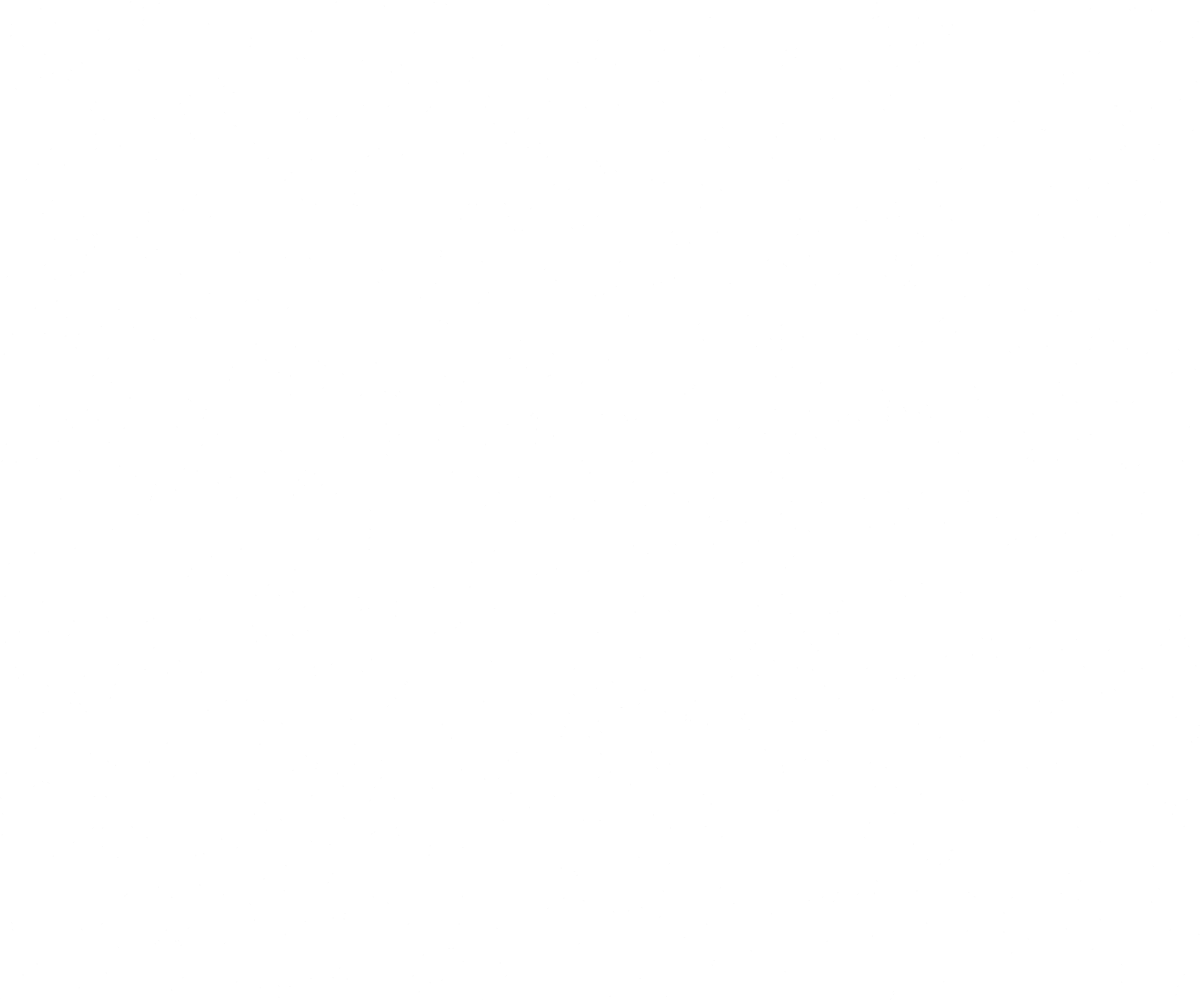
Frame 1 (no input)
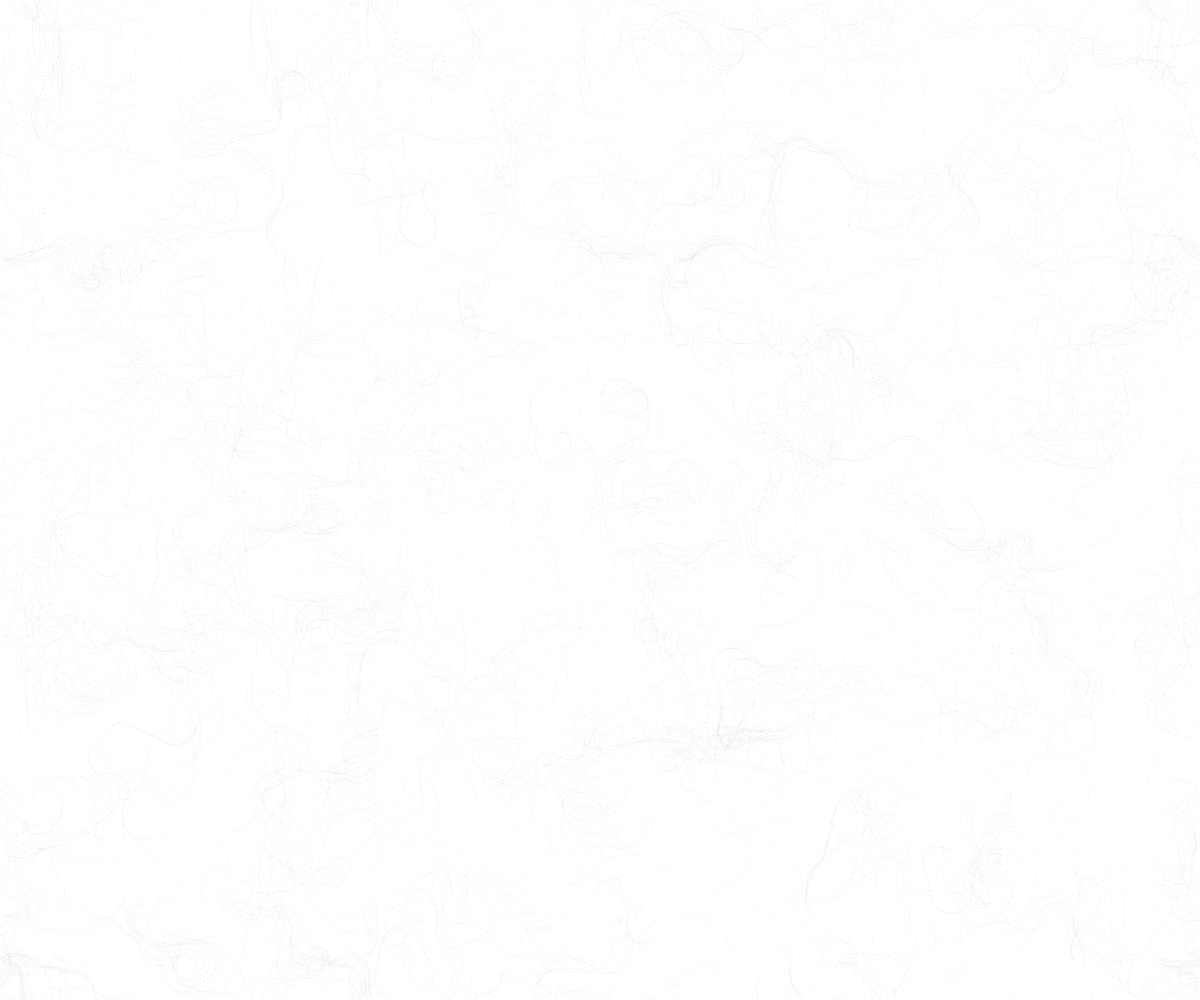
Frame 60 (no input)
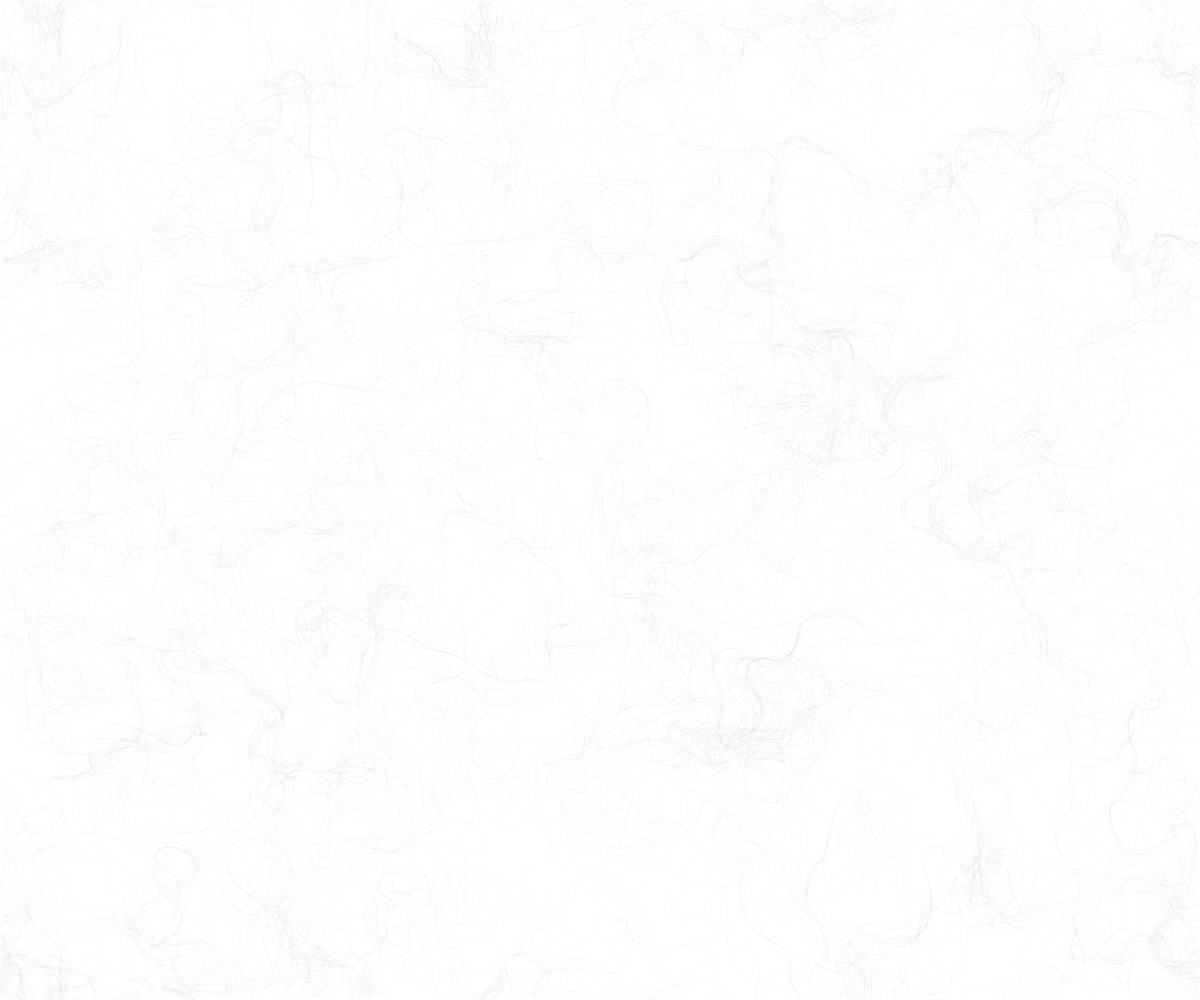
Frame 120 (the mouse pressed at the canvas centre since frame 60)

The p5.js sketch that drew these frames (run headless with seeded random() and noise() and a simulated clock; from frame 60 on, the mouse is pressed at the canvas centre):

// p5.js sketch
// ── sketch.js
// Daniel Shiffman
// http://codingtra.in
// http://patreon.com/codingtrain
// Code for: https://youtu.be/BjoM9oKOAKY

var inc = 0.1;
var scl = 10;
var cols, rows;

var zoff = 0;

var fr;

//!?!?
var W = 2000;
var H = 2000;

var particles = [];

var flowfield;

function setup() {
  createCanvas(windowWidth, windowHeight);
    colorMode( 225,225,225);
  cols = floor(width / scl);
  rows = floor(height / scl);
  fr = createP('');

  flowfield = new Array(cols * rows);

  for (var i = 0; i < 1000; i++) {
    particles[i] = new Particle();
  }
  //background(169,169,169);
}


function draw() {
  var yoff = 0;
  for (var y = 0; y < rows; y++) {
    var xoff = 0;
    for (var x = 0; x < cols; x++) {
      var index = x + y * cols;
      var angle = noise(xoff, yoff, zoff) * TWO_PI * 4;
      var v = p5.Vector.fromAngle(angle);
      v.setMag(1);
      flowfield[index] = v;
      xoff += inc;
      //stroke(51, 51);
      // push();
      // translate(x * scl, y * scl);
      // rotate(v.heading());
      // strokeWeight(1);
      // line(0, 0, scl, 0);
      // pop();
    }
    yoff += inc;

    zoff += 0.0003;
  }

  for (var i = 0; i < particles.length; i++) {
    particles[i].follow(flowfield);
    particles[i].update();
    particles[i].edges();
    particles[i].show();
  }

  //fr.html(floor(frameRate()));
}

function windowResized() {
   resizeCanvas(windowWidth, windowHeight);
}

// ── particle.js
// Daniel Shiffman
// http://codingtra.in
// http://patreon.com/codingtrain
// Code for: https://youtu.be/BjoM9oKOAKY

function Particle() {
  this.pos = createVector(random(width), random(height));
  this.vel = createVector(0, 0);
  this.acc = createVector(0, 0);
  this.maxspeed = 4;
  this.h = 0;

  this.prevPos = this.pos.copy();

  this.update = function() {
    this.vel.add(this.acc);
    this.vel.limit(this.maxspeed);
    this.pos.add(this.vel);
    this.acc.mult(0);
  }

  this.follow = function(vectors) {
    var x = floor(this.pos.x / scl);
    var y = floor(this.pos.y / scl);
    var index = x + y * cols;
    var force = vectors[index];
    this.applyForce(force);
  }

  this.applyForce = function(force) {
    this.acc.add(force);
  }

  this.show = function() {
        stroke(this.h, 0, 0, 5);
    this.h = this.h + 1;
    if (this.h > 255) {
      this.h = 0;
    }
    strokeWeight(1);
    line(this.pos.x, this.pos.y, this.prevPos.x, this.prevPos.y);
    this.updatePrev();
  }

  this.updatePrev = function() {
    this.prevPos.x = this.pos.x;
    this.prevPos.y = this.pos.y;
  }

  this.edges = function() {
    if (this.pos.x > width) {
      this.pos.x = 0;
      this.updatePrev();
    }
    if (this.pos.x < 0) {
      this.pos.x = width;
      this.updatePrev();
    }
    if (this.pos.y > height) {
      this.pos.y = 0;
      this.updatePrev();
    }
    if (this.pos.y < 0) {
      this.pos.y = height;
      this.updatePrev();
    }

  }

}
